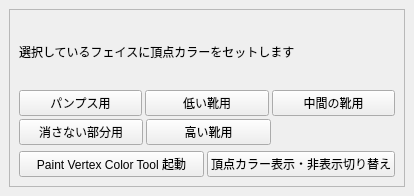
<?xml version="1.0" encoding="UTF-8"?>
<ui version="4.0">
 <class>MainWindow</class>
 <widget class="QMainWindow" name="MainWindow">
  <property name="geometry">
   <rect>
    <x>0</x>
    <y>0</y>
    <width>414</width>
    <height>196</height>
   </rect>
  </property>
  <property name="windowTitle">
   <string>MainWindow</string>
  </property>
  <widget class="QWidget" name="centralwidget">
   <layout class="QVBoxLayout" name="verticalLayout_2">
    <item>
     <widget class="QFrame" name="frame">
      <property name="frameShape">
       <enum>QFrame::StyledPanel</enum>
      </property>
      <property name="frameShadow">
       <enum>QFrame::Raised</enum>
      </property>
      <layout class="QVBoxLayout" name="verticalLayout">
       <item>
        <widget class="QLabel" name="lbl_foot_visibility">
         <property name="text">
          <string>選択しているフェイスに頂点カラーをセットします</string>
         </property>
        </widget>
       </item>
       <item>
        <layout class="QVBoxLayout" name="verticalLayout_11">
         <property name="spacing">
          <number>3</number>
         </property>
         <item>
          <layout class="QHBoxLayout" name="horizontalLayout">
           <property name="spacing">
            <number>3</number>
           </property>
           <item>
            <widget class="QPushButton" name="btn_pumps">
             <property name="sizePolicy">
              <sizepolicy hsizetype="Preferred" vsizetype="Fixed">
               <horstretch>0</horstretch>
               <verstretch>0</verstretch>
              </sizepolicy>
             </property>
             <property name="minimumSize">
              <size>
               <width>100</width>
               <height>0</height>
              </size>
             </property>
             <property name="text">
              <string>パンプス用</string>
             </property>
            </widget>
           </item>
           <item>
            <widget class="QPushButton" name="btn_foot">
             <property name="sizePolicy">
              <sizepolicy hsizetype="Preferred" vsizetype="Fixed">
               <horstretch>0</horstretch>
               <verstretch>0</verstretch>
              </sizepolicy>
             </property>
             <property name="minimumSize">
              <size>
               <width>100</width>
               <height>0</height>
              </size>
             </property>
             <property name="toolTip">
              <string>頂点カラーのBを0.1に塗ります</string>
             </property>
             <property name="text">
              <string>低い靴用</string>
             </property>
            </widget>
           </item>
           <item>
            <widget class="QPushButton" name="btn_ankle">
             <property name="sizePolicy">
              <sizepolicy hsizetype="Preferred" vsizetype="Fixed">
               <horstretch>0</horstretch>
               <verstretch>0</verstretch>
              </sizepolicy>
             </property>
             <property name="minimumSize">
              <size>
               <width>100</width>
               <height>0</height>
              </size>
             </property>
             <property name="toolTip">
              <string>頂点カラーのBを0.2に塗ります</string>
             </property>
             <property name="text">
              <string>中間の靴用</string>
             </property>
            </widget>
           </item>
          </layout>
         </item>
         <item>
          <layout class="QHBoxLayout" name="horizontalLayout_7" stretch="1,1,1">
           <property name="spacing">
            <number>3</number>
           </property>
           <item>
            <widget class="QPushButton" name="btn_visible">
             <property name="sizePolicy">
              <sizepolicy hsizetype="Preferred" vsizetype="Fixed">
               <horstretch>0</horstretch>
               <verstretch>0</verstretch>
              </sizepolicy>
             </property>
             <property name="minimumSize">
              <size>
               <width>100</width>
               <height>0</height>
              </size>
             </property>
             <property name="text">
              <string>消さない部分用</string>
             </property>
            </widget>
           </item>
           <item>
            <widget class="QPushButton" name="btn_boots">
             <property name="sizePolicy">
              <sizepolicy hsizetype="Preferred" vsizetype="Fixed">
               <horstretch>0</horstretch>
               <verstretch>0</verstretch>
              </sizepolicy>
             </property>
             <property name="minimumSize">
              <size>
               <width>100</width>
               <height>0</height>
              </size>
             </property>
             <property name="toolTip">
              <string>頂点カラーのBを0.3に塗ります</string>
             </property>
             <property name="text">
              <string>高い靴用</string>
             </property>
            </widget>
           </item>
           <item>
            <spacer name="horizontalSpacer_3">
             <property name="orientation">
              <enum>Qt::Horizontal</enum>
             </property>
             <property name="sizeHint" stdset="0">
              <size>
               <width>40</width>
               <height>20</height>
              </size>
             </property>
            </spacer>
           </item>
          </layout>
         </item>
        </layout>
       </item>
       <item>
        <layout class="QHBoxLayout" name="horizontalLayout_2">
         <property name="spacing">
          <number>3</number>
         </property>
         <item>
          <widget class="QPushButton" name="btn_paint_vtx_tool">
           <property name="sizePolicy">
            <sizepolicy hsizetype="Preferred" vsizetype="Fixed">
             <horstretch>0</horstretch>
             <verstretch>0</verstretch>
            </sizepolicy>
           </property>
           <property name="minimumSize">
            <size>
             <width>120</width>
             <height>0</height>
            </size>
           </property>
           <property name="maximumSize">
            <size>
             <width>16777215</width>
             <height>16777215</height>
            </size>
           </property>
           <property name="text">
            <string>Paint Vertex Color Tool 起動</string>
           </property>
          </widget>
         </item>
         <item>
          <widget class="QPushButton" name="btn_toggle_display_color">
           <property name="sizePolicy">
            <sizepolicy hsizetype="Preferred" vsizetype="Fixed">
             <horstretch>0</horstretch>
             <verstretch>0</verstretch>
            </sizepolicy>
           </property>
           <property name="minimumSize">
            <size>
             <width>120</width>
             <height>0</height>
            </size>
           </property>
           <property name="text">
            <string>頂点カラー表示・非表示切り替え</string>
           </property>
          </widget>
         </item>
        </layout>
       </item>
      </layout>
     </widget>
    </item>
   </layout>
  </widget>
  <widget class="QMenuBar" name="menubar">
   <property name="geometry">
    <rect>
     <x>0</x>
     <y>0</y>
     <width>414</width>
     <height>26</height>
    </rect>
   </property>
  </widget>
 </widget>
 <resources/>
 <connections/>
</ui>
